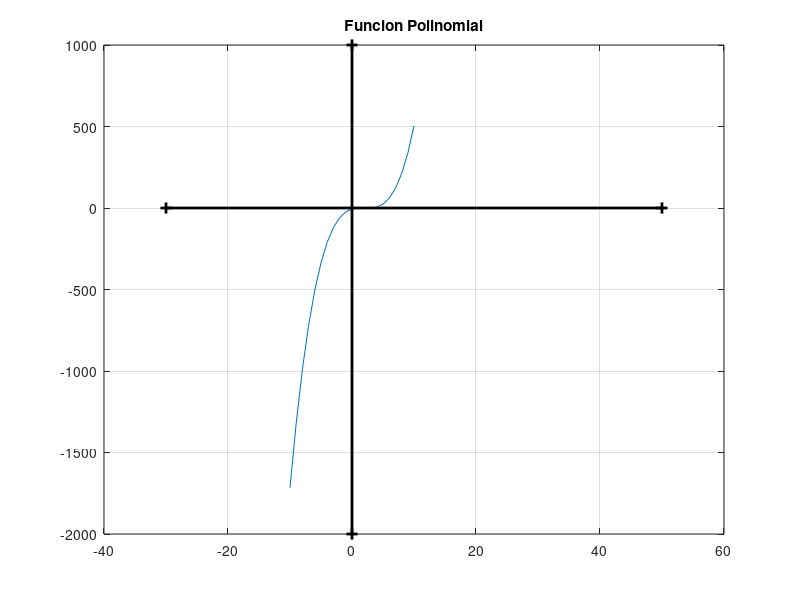

Recreate this plot in MATLAB.
%Octave Script
%Title             :Funciones algebraicas: polinomiales y racionales
%Description       :Script para recordar funciones algebraicas y racionales
%Author            :Ana Cristina Franco Gonzalez
%Date              :18/11/2021
%Version           :1
%Notes             :Requiere aplicacion octave, usar linea de comandos

clear
%Dominio
x=[-10:1:10];
%Funcion a plotear
fx=(x.^3-6.*x.^2+11.*x-6);
plot(x, fx)
%marcar el plano cartesiano
hold on 
grid on 
plot([-30 50],[0 0],'k+-',"linewidth",2,"markersize",8);
plot([0 0],[-2000 1000],'k+-',"linewidth",2,"markersize",8);
title('Funcion Polinomial');
disp('f(x)=0 es: (0.93492,1.3015)');
